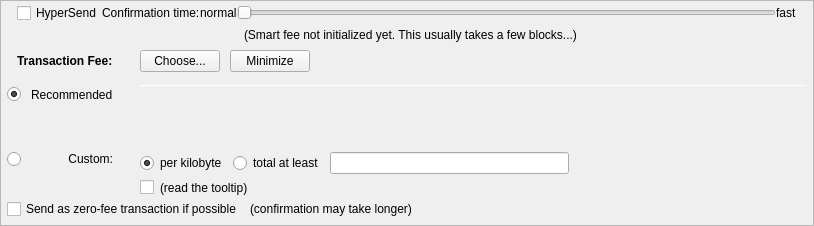
         <widget class="QFrame" name="frameFee">
          <property name="sizePolicy">
           <sizepolicy hsizetype="Expanding" vsizetype="Expanding">
            <horstretch>0</horstretch>
            <verstretch>0</verstretch>
           </sizepolicy>
          </property>
          <property name="maximumSize">
           <size>
            <width>16777215</width>
            <height>16777215</height>
           </size>
          </property>
          <property name="frameShape">
           <enum>QFrame::StyledPanel</enum>
          </property>
          <property name="frameShadow">
           <enum>QFrame::Sunken</enum>
          </property>
          <layout class="QVBoxLayout" name="verticalLayoutFee1">
           <property name="spacing">
            <number>0</number>
           </property>
           <property name="leftMargin">
            <number>0</number>
           </property>
           <property name="topMargin">
            <number>0</number>
           </property>
           <property name="rightMargin">
            <number>0</number>
           </property>
           <property name="bottomMargin">
            <number>0</number>
           </property>
           <item>
            <layout class="QVBoxLayout" name="verticalLayoutFee2" stretch="0,0,0,0">
             <property name="spacing">
              <number>0</number>
             </property>
             <property name="leftMargin">
              <number>6</number>
             </property>
             <property name="topMargin">
              <number>0</number>
             </property>
             <property name="rightMargin">
              <number>6</number>
             </property>
             <item>
              <layout class="QVBoxLayout" name="verticalLayout_feeConf">
               <property name="spacing">
                <number>0</number>
               </property>
               <property name="leftMargin">
                <number>10</number>
               </property>
               <property name="rightMargin">
                <number>10</number>
               </property>
               <property name="bottomMargin">
                <number>5</number>
               </property>
               <item>
                <layout class="QHBoxLayout" name="horizontalLayoutFee9">
                 <item>
                  <widget class="QCheckBox" name="checkHyperSend">
                   <property name="enabled">
                    <bool>true</bool>
                   </property>
                   <property name="minimumSize">
                    <size>
                     <width>85</width>
                     <height>0</height>
                    </size>
                   </property>
                   <property name="toolTip">
                    <string>HyperSend technology allows for near instant transactions - A flat fee of 0.01 XMX applies</string>
                   </property>
                   <property name="text">
                    <string>HyperSend</string>
                   </property>
                  </widget>
                 </item>
                 <item>
                  <widget class="QLabel" name="labelSmartFee3">
                   <property name="text">
                    <string>Confirmation time:</string>
                   </property>
                   <property name="margin">
                    <number>2</number>
                   </property>
                  </widget>
                 </item>
                 <item>
                  <widget class="QLabel" name="labelSmartFeeNormal">
                   <property name="text">
                    <string>normal</string>
                   </property>
                   <property name="margin">
                    <number>8</number>
                   </property>
                  </widget>
                 </item>
                 <item>
                  <widget class="QSlider" name="sliderSmartFee">
                   <property name="minimumSize">
                    <size>
                     <width>0</width>
                     <height>24</height>
                    </size>
                   </property>
                   <property name="minimum">
                    <number>0</number>
                   </property>
                   <property name="maximum">
                    <number>24</number>
                   </property>
                   <property name="pageStep">
                    <number>1</number>
                   </property>
                   <property name="value">
                    <number>0</number>
                   </property>
                   <property name="orientation">
                    <enum>Qt::Horizontal</enum>
                   </property>
                   <property name="invertedAppearance">
                    <bool>false</bool>
                   </property>
                   <property name="invertedControls">
                    <bool>false</bool>
                   </property>
                   <property name="tickPosition">
                    <enum>QSlider::NoTicks</enum>
                   </property>
                  </widget>
                 </item>
                 <item>
                  <widget class="QLabel" name="labelSmartFeeFast">
                   <property name="text">
                    <string>fast</string>
                   </property>
                   <property name="margin">
                    <number>8</number>
                   </property>
                  </widget>
                 </item>
                </layout>
               </item>
               <item>
                <layout class="QHBoxLayout" name="horizontalLayout_recommended_texts">
                 <property name="spacing">
                  <number>0</number>
                 </property>
                 <item>
                  <spacer name="horizontalSpacer_8">
                   <property name="orientation">
                    <enum>Qt::Horizontal</enum>
                   </property>
                   <property name="sizeHint" stdset="0">
                    <size>
                     <width>40</width>
                     <height>20</height>
                    </size>
                   </property>
                  </spacer>
                 </item>
                 <item>
                  <widget class="QLabel" name="labelFeeEstimation">
                   <property name="text">
                    <string/>
                   </property>
                   <property name="margin">
                    <number>2</number>
                   </property>
                  </widget>
                 </item>
                 <item>
                  <widget class="QLabel" name="labelSmartFee2">
                   <property name="text">
                    <string>(Smart fee not initialized yet. This usually takes a few blocks...)</string>
                   </property>
                   <property name="alignment">
                    <set>Qt::AlignLeading|Qt::AlignLeft|Qt::AlignVCenter</set>
                   </property>
                   <property name="wordWrap">
                    <bool>false</bool>
                   </property>
                   <property name="margin">
                    <number>2</number>
                   </property>
                   <property name="indent">
                    <number>-1</number>
                   </property>
                  </widget>
                 </item>
                 <item>
                  <spacer name="horizontalSpacer_3">
                   <property name="orientation">
                    <enum>Qt::Horizontal</enum>
                   </property>
                   <property name="sizeHint" stdset="0">
                    <size>
                     <width>40</width>
                     <height>20</height>
                    </size>
                   </property>
                  </spacer>
                 </item>
                </layout>
               </item>
              </layout>
             </item>
             <item>
              <layout class="QHBoxLayout" name="horizontalLayoutFee1">
               <property name="leftMargin">
                <number>10</number>
               </property>
               <property name="rightMargin">
                <number>10</number>
               </property>
               <property name="bottomMargin">
                <number>0</number>
               </property>
               <item>
                <layout class="QVBoxLayout" name="verticalLayoutFee7">
                 <property name="spacing">
                  <number>0</number>
                 </property>
                 <item>
                  <layout class="QHBoxLayout" name="horizontalLayoutSmartFee">
                   <property name="spacing">
                    <number>10</number>
                   </property>
                   <item>
                    <widget class="QLabel" name="labelFeeHeadline">
                     <property name="sizePolicy">
                      <sizepolicy hsizetype="Preferred" vsizetype="Maximum">
                       <horstretch>0</horstretch>
                       <verstretch>0</verstretch>
                      </sizepolicy>
                     </property>
                     <property name="font">
                      <font>
                       <weight>75</weight>
                       <bold>true</bold>
                      </font>
                     </property>
                     <property name="styleSheet">
                      <string notr="true">font-weight:bold;</string>
                     </property>
                     <property name="text">
                      <string>Transaction Fee:</string>
                     </property>
                    </widget>
                   </item>
                   <item>
                    <widget class="QLabel" name="labelFeeMinimized">
                     <property name="text">
                      <string/>
                     </property>
                    </widget>
                   </item>
                   <item>
                    <widget class="QPushButton" name="buttonChooseFee">
                     <property name="text">
                      <string>Choose...</string>
                     </property>
                    </widget>
                   </item>
                   <item>
                    <widget class="QPushButton" name="buttonMinimizeFee">
                     <property name="toolTip">
                      <string>collapse fee-settings</string>
                     </property>
                     <property name="text">
                      <string>Minimize</string>
                     </property>
                    </widget>
                   </item>
                  </layout>
                 </item>
                 <item>
                  <spacer name="verticalSpacer_5">
                   <property name="orientation">
                    <enum>Qt::Vertical</enum>
                   </property>
                   <property name="sizeHint" stdset="0">
                    <size>
                     <width>1</width>
                     <height>1</height>
                    </size>
                   </property>
                  </spacer>
                 </item>
                </layout>
               </item>
               <item>
                <spacer name="horizontalSpacer_4">
                 <property name="orientation">
                  <enum>Qt::Horizontal</enum>
                 </property>
                 <property name="sizeHint" stdset="0">
                  <size>
                   <width>40</width>
                   <height>20</height>
                  </size>
                 </property>
                </spacer>
               </item>
              </layout>
             </item>
             <item>
              <widget class="QFrame" name="frameFeeSelection">
               <layout class="QVBoxLayout" name="verticalLayoutFee12">
                <property name="spacing">
                 <number>0</number>
                </property>
                <property name="leftMargin">
                 <number>0</number>
                </property>
                <property name="topMargin">
                 <number>0</number>
                </property>
                <property name="rightMargin">
                 <number>0</number>
                </property>
                <property name="bottomMargin">
                 <number>0</number>
                </property>
                <item>
                 <layout class="QGridLayout" name="gridLayoutFee">
                  <property name="topMargin">
                   <number>10</number>
                  </property>
                  <property name="bottomMargin">
                   <number>4</number>
                  </property>
                  <property name="horizontalSpacing">
                   <number>10</number>
                  </property>
                  <property name="verticalSpacing">
                   <number>4</number>
                  </property>
                  <item row="2" column="0">
                   <layout class="QVBoxLayout" name="verticalLayoutFee4" stretch="0">
                    <item>
                     <spacer name="verticalSpacer_2">
                      <property name="orientation">
                       <enum>Qt::Vertical</enum>
                      </property>
                      <property name="sizeHint" stdset="0">
                       <size>
                        <width>1</width>
                        <height>1</height>
                       </size>
                      </property>
                     </spacer>
                    </item>
                   </layout>
                  </item>
                  <item row="3" column="0">
                   <layout class="QVBoxLayout" name="verticalLayoutFee9" stretch="0,1">
                    <item>
                     <widget class="QRadioButton" name="radioCustomFee">
                      <property name="text">
                       <string/>
                      </property>
                      <attribute name="buttonGroup">
                       <string notr="true">groupFee</string>
                      </attribute>
                     </widget>
                    </item>
                    <item>
                     <spacer name="verticalSpacer_6">
                      <property name="orientation">
                       <enum>Qt::Vertical</enum>
                      </property>
                      <property name="sizeHint" stdset="0">
                       <size>
                        <width>1</width>
                        <height>1</height>
                       </size>
                      </property>
                     </spacer>
                    </item>
                   </layout>
                  </item>
                  <item row="3" column="1">
                   <widget class="QLabel" name="labelCustomFee">
                    <property name="text">
                     <string>Custom:</string>
                    </property>
                    <property name="alignment">
                     <set>Qt::AlignRight|Qt::AlignTop|Qt::AlignTrailing</set>
                    </property>
                   </widget>
                  </item>
                  <item row="3" column="4">
                   <layout class="QVBoxLayout" name="verticalLayoutFee8">
                    <property name="spacing">
                     <number>6</number>
                    </property>
                    <item>
                     <layout class="QHBoxLayout" name="horizontalLayoutFee13">
                      <item>
                       <widget class="QRadioButton" name="radioCustomPerKilobyte">
                        <property name="toolTip">
                         <string>If the custom fee is set to 1000 uXMXs and the transaction is only 250 bytes, then &quot;per kilobyte&quot; only pays 250 uXMXs in fee,&lt;br /&gt;while &quot;at least&quot; pays 1000 uXMXs. For transactions bigger than a kilobyte both pay by kilobyte.</string>
                        </property>
                        <property name="text">
                         <string>per kilobyte</string>
                        </property>
                        <property name="checked">
                         <bool>true</bool>
                        </property>
                        <attribute name="buttonGroup">
                         <string notr="true">groupCustomFee</string>
                        </attribute>
                       </widget>
                      </item>
                      <item>
                       <widget class="QRadioButton" name="radioCustomAtLeast">
                        <property name="toolTip">
                         <string>If the custom fee is set to 1000 uXMXs and the transaction is only 250 bytes, then &quot;per kilobyte&quot; only pays 250 uXMXs in fee,&lt;br /&gt;while &quot;total at least&quot; pays 1000 uXMXs. For transactions bigger than a kilobyte both pay by kilobyte.</string>
                        </property>
                        <property name="text">
                         <string>total at least</string>
                        </property>
                        <attribute name="buttonGroup">
                         <string notr="true">groupCustomFee</string>
                        </attribute>
                       </widget>
                      </item>
                      <item>
                       <widget class="BitcoinAmountField" name="customFee"/>
                      </item>
                      <item>
                       <spacer name="horizontalSpacer_6">
                        <property name="orientation">
                         <enum>Qt::Horizontal</enum>
                        </property>
                        <property name="sizeHint" stdset="0">
                         <size>
                          <width>1</width>
                          <height>1</height>
                         </size>
                        </property>
                       </spacer>
                      </item>
                     </layout>
                    </item>
                    <item>
                     <layout class="QHBoxLayout" name="horizontalLayoutFee8">
                      <item>
                       <widget class="QCheckBox" name="checkBoxMinimumFee">
                        <property name="toolTip">
                         <string>Paying only the minimum fee is just fine as long as there is less transaction volume than space in the blocks.&lt;br /&gt;But be aware that this can end up in a never confirming transaction once there is more demand for XUMA transactions than the network can process.</string>
                        </property>
                        <property name="text">
                         <string/>
                        </property>
                       </widget>
                      </item>
                      <item>
                       <widget class="QLabel" name="labelMinFeeWarning">
                        <property name="enabled">
                         <bool>true</bool>
                        </property>
                        <property name="toolTip">
                         <string>Paying only the minimum fee is just fine as long as there is less transaction volume than space in the blocks.&lt;br /&gt;But be aware that this can end up in a never confirming transaction once there is more demand for XUMA transactions than the network can process.</string>
                        </property>
                        <property name="text">
                         <string>(read the tooltip)</string>
                        </property>
                        <property name="margin">
                         <number>5</number>
                        </property>
                       </widget>
                      </item>
                      <item>
                       <spacer name="horizontalSpacer_2">
                        <property name="orientation">
                         <enum>Qt::Horizontal</enum>
                        </property>
                        <property name="sizeHint" stdset="0">
                         <size>
                          <width>1</width>
                          <height>1</height>
                         </size>
                        </property>
                       </spacer>
                      </item>
                     </layout>
                    </item>
                   </layout>
                  </item>
                  <item row="1" column="1">
                   <widget class="QLabel" name="labelSmartFee_2">
                    <property name="text">
                     <string>Recommended</string>
                    </property>
                   </widget>
                  </item>
                  <item row="1" column="2">
                   <widget class="QLabel" name="labelSmartFee">
                    <property name="text">
                     <string/>
                    </property>
                    <property name="margin">
                     <number>2</number>
                    </property>
                   </widget>
                  </item>
                  <item row="1" column="0">
                   <widget class="QRadioButton" name="radioSmartFee">
                    <property name="text">
                     <string/>
                    </property>
                    <property name="checked">
                     <bool>true</bool>
                    </property>
                    <attribute name="buttonGroup">
                     <string notr="true">groupFee</string>
                    </attribute>
                   </widget>
                  </item>
                  <item row="0" column="4" rowspan="3">
                   <layout class="QVBoxLayout" name="verticalLayoutFee3" stretch="0,0,0,0">
                    <property name="spacing">
                     <number>6</number>
                    </property>
                    <property name="topMargin">
                     <number>2</number>
                    </property>
                    <property name="bottomMargin">
                     <number>20</number>
                    </property>
                    <item>
                     <widget class="Line" name="line_2">
                      <property name="minimumSize">
                       <size>
                        <width>0</width>
                        <height>1</height>
                       </size>
                      </property>
                      <property name="maximumSize">
                       <size>
                        <width>16777215</width>
                        <height>1</height>
                       </size>
                      </property>
                      <property name="orientation">
                       <enum>Qt::Horizontal</enum>
                      </property>
                     </widget>
                    </item>
                    <item>
                     <layout class="QHBoxLayout" name="horizontalLayoutFee12">
                      <item>
                       <spacer name="horizontalSpacer_5">
                        <property name="orientation">
                         <enum>Qt::Horizontal</enum>
                        </property>
                        <property name="sizeHint" stdset="0">
                         <size>
                          <width>1</width>
                          <height>1</height>
                         </size>
                        </property>
                       </spacer>
                      </item>
                     </layout>
                    </item>
                    <item>
                     <spacer name="verticalSpacer_4">
                      <property name="orientation">
                       <enum>Qt::Vertical</enum>
                      </property>
                      <property name="sizeHint" stdset="0">
                       <size>
                        <width>1</width>
                        <height>1</height>
                       </size>
                      </property>
                     </spacer>
                    </item>
                    <item>
                     <spacer name="verticalSpacer_3">
                      <property name="orientation">
                       <enum>Qt::Vertical</enum>
                      </property>
                      <property name="sizeHint" stdset="0">
                       <size>
                        <width>20</width>
                        <height>40</height>
                       </size>
                      </property>
                     </spacer>
                    </item>
                   </layout>
                  </item>
                 </layout>
                </item>
                <item>
                 <layout class="QHBoxLayout" name="horizontalLayoutFee5" stretch="0,0,0">
                  <property name="spacing">
                   <number>8</number>
                  </property>
                  <property name="bottomMargin">
                   <number>4</number>
                  </property>
                  <item>
                   <widget class="QCheckBox" name="checkBoxFreeTx">
                    <property name="text">
                     <string>Send as zero-fee transaction if possible</string>
                    </property>
                   </widget>
                  </item>
                  <item>
                   <widget class="QLabel" name="labelFreeTx">
                    <property name="text">
                     <string>(confirmation may take longer)</string>
                    </property>
                    <property name="margin">
                     <number>5</number>
                    </property>
                   </widget>
                  </item>
                  <item>
                   <spacer name="horizontalSpacerFee5">
                    <property name="orientation">
                     <enum>Qt::Horizontal</enum>
                    </property>
                    <property name="sizeHint" stdset="0">
                     <size>
                      <width>1</width>
                      <height>1</height>
                     </size>
                    </property>
                   </spacer>
                  </item>
                 </layout>
                </item>
                <item>
                 <spacer name="verticalSpacerFee2">
                  <property name="orientation">
                   <enum>Qt::Vertical</enum>
                  </property>
                  <property name="sizeHint" stdset="0">
                   <size>
                    <width>1</width>
                    <height>1</height>
                   </size>
                  </property>
                 </spacer>
                </item>
               </layout>
              </widget>
             </item>
             <item>
              <spacer name="verticalSpacerFee">
               <property name="orientation">
                <enum>Qt::Vertical</enum>
               </property>
               <property name="sizeHint" stdset="0">
                <size>
                 <width>800</width>
                 <height>1</height>
                </size>
               </property>
              </spacer>
             </item>
            </layout>
           </item>
          </layout>
         </widget>
